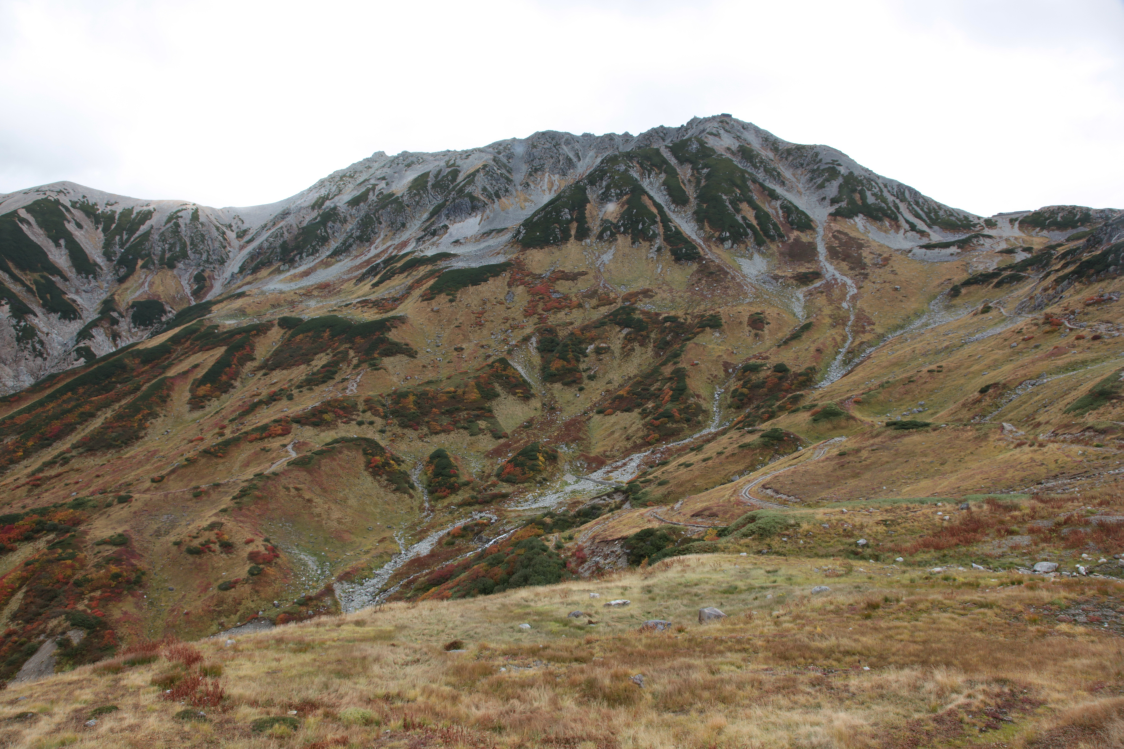
#> input picture 2010/mrd_085_eos_vis_20101003_1200.jpg, 5616 x 3744 px (shown at 1/5 size); its folder holds 2 pictures in this run
$ python crop.py
#> lines starting #> are read from the running program, lines starting #| are printed output that depends on the picture
from PIL import Image
from glob import glob

# 2010
files = glob("three/2010/*")
for f in files:
    im = Image.open(f)
#> im is the input picture: PIL image 5616x3744 RGB; mean R, G, B 142.9, 132.8, 117.9
    img = im.crop((2150, 1800, 2650, 2300))
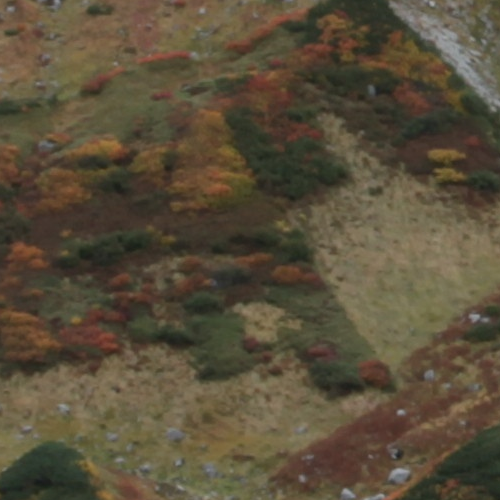
#> img: PIL image 500x500 RGB; mean R, G, B 89.9, 79.2, 59.1
    f_crop = f.replace("/2010/", "/crop/2010/")
    img.save(f_crop)
#> pass 2 of the loop `for f in files:`:
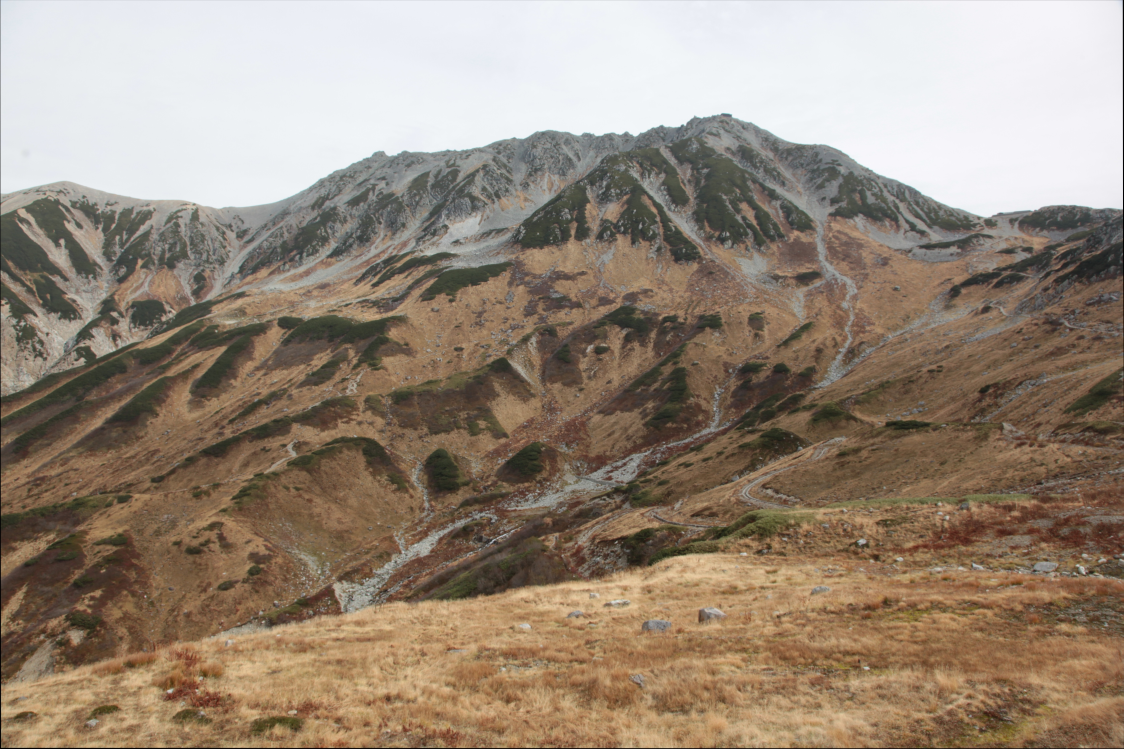
#> input picture 2010/mrd_085_eos_vis_20101020_1200.jpg, 5616 x 3744 px (shown at 1/5 size)
#> im is the input picture: PIL image 5616x3744 RGB; mean R, G, B 151.2, 136, 120.3
#> `img = im.crop((2150, 1800, 2650, 2300))`:
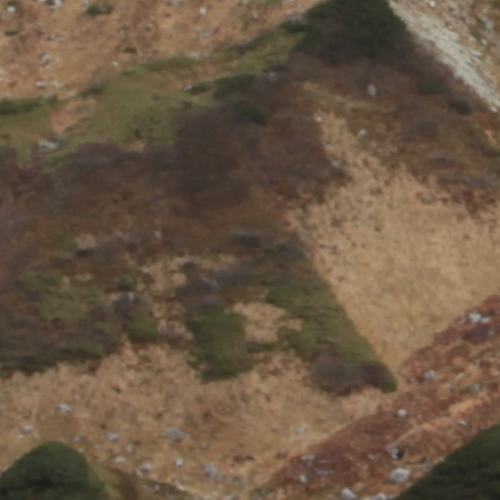
#> img: PIL image 500x500 RGB; mean R, G, B 106.9, 88.2, 68.6

# 2020
files = glob("three/2020/*")
for f in files:
    im = Image.open(f)
    img = im.crop((2150, 1800, 2650, 2300))
    f_crop = f.replace("/2020/", "/crop/2020/")
    img.save(f_crop)
